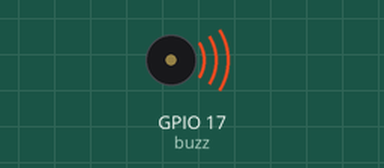
Simulated run of this program. Board: Raspberry Pi (BCM pin numbers). On the bench: buzzer (waves = sounding, pin HIGH). At 8.0 s the program stops and its outputs stay as they are.

Above: at 1.1 s.
At 8.1 s:
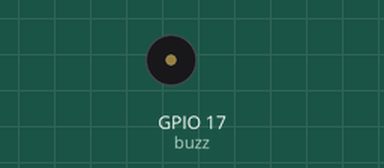
Timing chart, 0 to 9.5 s (numbered marks = the images above):
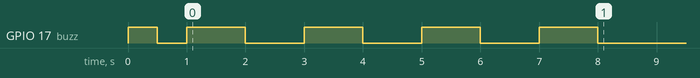

The program:

1-buzzer.py
```python
from gpiozero import Buzzer
from time import sleep # improvement -> from signal import pause

buzz = Buzzer(17)

buzz.on()
sleep(0.5)
buzz.off()
sleep(0.5)

buzz.beep() # equivalent of LED.blink

sleep(7) # improvement -> pause()
```
